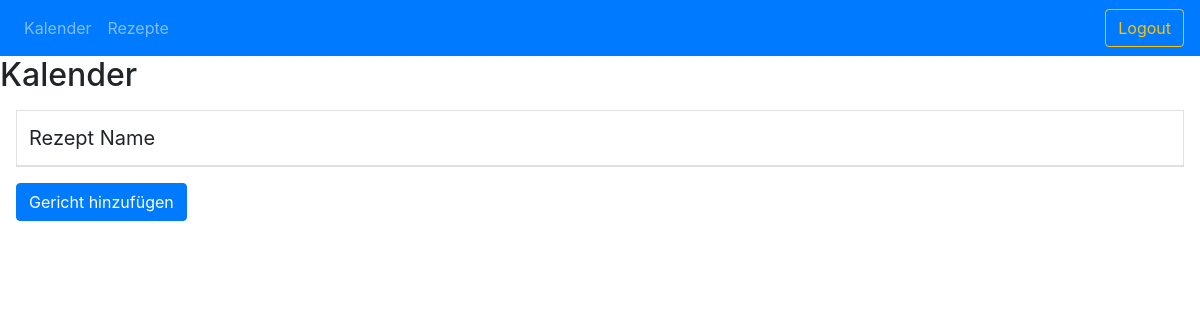
Page /dashboard/ on the earlier database version.
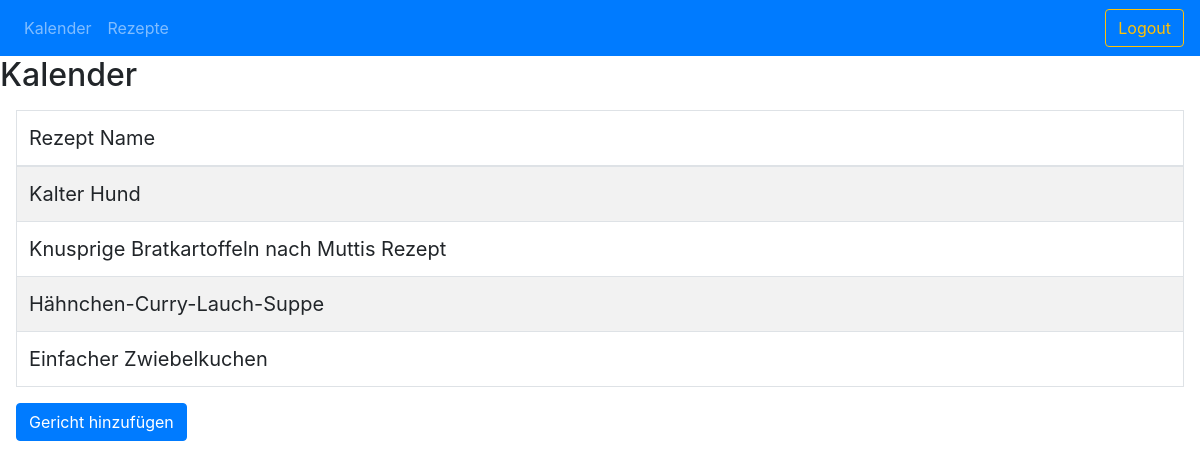
Same page on the later database version.
### tables this page shows
CREATE TABLE `calender_entry` (
  `calender_entry_id` int(11) NOT NULL,
  `calender_entry_date` date NOT NULL,
  `group_id` int(11) NOT NULL,
  `recipe_id` int(11) NOT NULL
);

CREATE TABLE `recipes` (
  `recipe_id` int(11) NOT NULL,
  `recipe_name` varchar(255) NOT NULL,
  `recipe_image` text NOT NULL,
  `recipe_description` varchar(16000) NOT NULL
);

### dashboard/index.php (the view, shortened to what this page needs)
<?php
include_once ('header.php');
$sql='SELECT recipe_name, calender_entry_date FROM calender_entry JOIN recipes ON (calender_entry.recipe_id = recipes.recipe_id) WHERE calender_entry_date > CURRENT_TIMESTAMP AND calender_entry_date < DATE_ADD(CURRENT_TIMESTAMP, INTERVAL 7 DAY)';
?>
<h2> Kalender </h2>
<form method="post" class="form-group form-control-lg ">
<table class="table table-striped table-bordered" style="width:100%">
<thead>
  <tr>
    <td>Rezept Name</td>
  </tr>
  </thead>
  <tbody>
<?php
$con = getConnection();
$query = mysqli_query($con, $sql);
while ($data = mysqli_fetch_array($query)) { ?>
          <tr>
            <td><?php echo $data['recipe_name']; ?></td>
          </tr>
      <?php } ?>
      </tbody>
  </table>
  <button formaction="recipe.php" type="submit"  class="btn btn-primary mb-3">Gericht hinzufügen</button>
</form>
<?php
 include_once ('footer.php');
?>

### dashboard/header.php (shortened to what this page needs)
<!doctype html>
<html lang="en">
  <head>
    <link rel="stylesheet" type="text/css" href="stylesheets/bootstrap.min.css">
    <link rel="stylesheet" type="text/css" href="stylesheets/plan.css">
    <link rel="stylesheet" href="https://formden.com/static/cdn/bootstrap-iso.css" />
    <link rel="stylesheet" href="https://cdnjs.cloudflare.com/ajax/libs/bootstrap-datepicker/1.4.1/css/bootstrap-datepicker3.css"/>
  </head>
  <body>
    <nav class="navbar navbar-expand-lg navbar-dark bg-primary">
    <div class="collapse navbar-collapse" id="navbarSupportedContent">
      <ul class="navbar-nav mr-auto">
        <li class="nav-item">
          <a class="nav-link" href="index.php">Kalender</a>
        </li>
        <li class="nav-item">
          <a class="nav-link" href="recipes.php"> Rezepte</a>
        </li>
      </ul>
      <form class="form-inline my-2 my-lg-0">
        <a href="#" class="btn btn-outline-warning my-2 my-sm-0" role="button" aria-pressed="true">Logout</a>
      </form>
    </div>
    </nav>

### dashboard/footer.php (shortened to what this page needs)
</body>
</html>

Differences in the rows shown:
added calender_entry: recipe.recipe_name "Kalter Hund"
added calender_entry: recipe.recipe_name "Knusprige Bratkartoffeln nach Muttis Rezept"
added calender_entry: recipe.recipe_name "Hähnchen-Curry-Lauch-Suppe"
added calender_entry: recipe.recipe_name "Einfacher Zwiebelkuchen"
